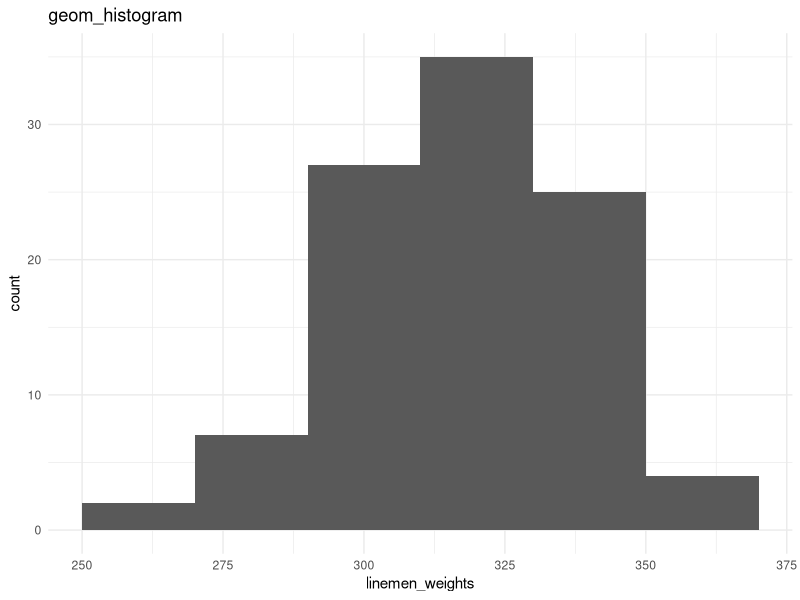

This figure's R source:
library(tidyverse)
library(ggplot2)

set.seed(50)
probs <- c(0.0033, 0.0033, 0.0033, 0.0033, 0.0033, 0.0033, 0.0033, 0.0033,
           0.0033, 0.0033, 0.0033, 0.0033, 0.0033, 0.0033, 0.0033, 0.01, 0.01, 0.01,
           0.01, 0.01, 0.01, 0.01, 0.01, 0.01, 0.01, 0.015, 0.015, 0.015, 0.015,
           0.015, 0.015, 0.015, 0.015, 0.015, 0.015, 0.0133, 0.0133, 0.0133, 0.0133,
           0.0133, 0.0133, 0.0133, 0.0133, 0.0133, 0.0133, 0.0133, 0.0133, 0.0133,
           0.0133, 0.0133, 0.0133, 0.0133, 0.0133, 0.0133, 0.0133, 0.0133, 0.0133,
           0.0133, 0.0133, 0.0133, 0.0133, 0.0133, 0.0133, 0.0133, 0.0133, 0.017,
           0.015, 0.015, 0.015, 0.015, 0.015, 0.015, 0.015, 0.015, 0.015, 0.01, 0.01,
           0.01, 0.01, 0.01, 0.01, 0.01, 0.01, 0.01, 0.01, 0.0033, 0.0033, 0.0033,
           0.0033, 0.0033, 0.0033, 0.0033, 0.0033, 0.0033, 0.0033, 0.0033, 0.0033,
           0.0033, 0.0033, 0.0033)
weights <- 265:364
names <- c("Liam Galles", "Noah Raymond", "William Hammontree",
           "James Zaremba", "Oliver Zurcher", "Benjamin Hilker", "Elijah Loken",
           "Lucas Lewter", "Mason Straus", "Logan Work", "Alexander Jarret",
           "Ethan Wey", "Jacob Adolphsen", "Michael Solt", "Daniel Welcome", 
           "Henry Portman", "Jackson Tichenor", "Sebastian Free", "Aiden Papp",
           "Matthew Lenzi", "Samuel Rinaldo", "David Goines", "Joseph Asuncion",
           "Carter Philhower", "Owen Freeborn", "Wyatt Ice",
           "John Mcguckin", "Jack Soden", "Luke Humfeld", "Jayden Natera",
           "Dylan Galles", "Grayson Raymond", "Levi Hammontree", "Isaac Zaremba",
           "Gabriel Zurcher", "Julian Hilker", "Mateo Loken", "Anthony Lewter",
           "Jaxon Straus", "Lincoln Work", "Joshua Jarret", "Christopher Wey",
           "Andrew Adolphsen", "Theodore Solt", "Caleb Welcome",
           "Ryan Portman", "Asher Tichenor", "Nathan Free", "Thomas Papp",
           "Leo Lenzi", "Isaiah Rinaldo", "Charles Goines", "Josiah Asuncion",
           "Hudson Philhower", "Christian Freeborn", "Hunter Ice",
           "Connor Mcguckin", "Eli Soden", "Ezra Humfeld", "Aaron Natera",
           "Landon Galles", "Adrian Raymond", "Jonathan Hammontree",
           "Nolan Zaremba", "Jeremiah Zurcher", "Easton Hilker", "Elias Loken",
           "Colton Lewter", "Cameron Straus", "Carson Work", "Robert Jarret",
           "Angel Wey", "Maverick Adolphsen", "Nicholas Solt", "Dominic Welcome",
           "Jaxson Portman", "Greyson Tichenor", "Adam Free", "Ian Papp",
           "Austin Lenzi", "Santiago Rinaldo", "Jordan Goines", "Cooper Asuncion",
           "Brayden Philhower", "Roman Freeborn", "Evan Ice", "Ezekiel Mcguckin",
           "Xavier Soden", "Jose Humfeld", "Jace Natera", "Jameson Adolphsen",
           "Leonardo Solt", "Bryson Welcome", "Axel Portman", "Everett Tichenor",
           "Parker Free", "Kayden Papp", "Miles Lenzi", "Sawyer Rinaldo", "Jason Goines"
)

linemen_weights <- sample(weights, 100, replace = TRUE, prob = probs)
plot.data <- data.frame(names, linemen_weights)

ggplot(plot.data, aes(linemen_weights)) +
  geom_histogram(binwidth = 20) +
  labs(title = "geom_histogram") +
  theme_minimal()
